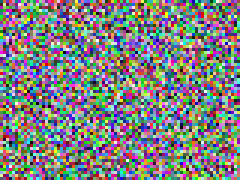
%> input picture 图片处理器.v2/FilterLab-Windows-MATLAB-20261119-191346/temp/startup-qa/sample (1).png, 80 x 60 px (shown 3 times larger)
$ octave --eval "result = fl_ext_document(imread('../../temp/startup-qa/sample (1).png'));"   (GNU Octave 9; MATLAB toolbox functions it lacks are replaced by stand-ins)
%> lines starting %> are read from the running program, lines starting %| are printed output that depends on the picture
### 图片处理器.v2.6/app/core/fl_ext_notch.m
function [b, info] = fl_ext_notch(frequency, order)
%FL_EXT_NOTCH Remez FIR notches; frequencies normalized to Nyquist (0..1).
if nargin < 2 || isempty(order), order = 96; end
validateattributes(frequency,{'numeric'},{'vector','nonempty','positive','finite','<',1});
validateattributes(order,{'numeric'},{'scalar','integer','>=',8,'<=',512});
order = 2*ceil(order/2); b = 1;
frequency = unique(frequency(:).');
for f = frequency
    center = f;
    halfwidth = min([.018, center/5, (1-center)/5]);
    transition = min([.038, center/4, (1-center)/4]);
    bands = [0 center-halfwidth-transition center-halfwidth ...
        center+halfwidth center+halfwidth+transition 1];
    section = sl_remez(order,bands,[1 1 0 0 1 1],[2 1 2]);
    section = section/sum(section);
    b = conv(b,section);
end
f = linspace(0,1,1025).';
H = sl_freqz(b,1,pi*f);
info = struct('Centers',frequency,'Order',numel(b)-1,'Frequency',f, ...
    'Response',abs(H),'ZeroPhaseResponse',abs(H).^2);
end

### 图片处理器.v2.3/app/core/sl_remez.m
function b = sl_remez(n, f, a, w)
%SL_REMEZ 等纹波（最小最大）FIR 低通/多带滤波器设计
%
%   b = sl_remez(n, f, a)     与 MATLAB 的 remez(n,f,a) 等价
%   b = sl_remez(n, f, a, w)  指定各频带权重
%
%   有 Signal Processing Toolbox 时直接调用 remez；
%   没有时用 **Lawson 迭代加权最小二乘**逼近最小最大解。
%
%   为什么不用手写交换算法：交换算法对上位极值点的选择极其敏感，
%   实现稍有偏差就会收敛到"看起来像"但不是等纹波的解，而且很难自证。
%   Lawson 算法（1970s）是求解 Chebyshev 逼近的经典方法，单调收敛、
%   代码短、且可以直接用「通带纹波 == 阻带峰值」自检。
%
%   原理：
%     1) 在通带/阻带上布稠密网格
%     2) 反复求解加权最小二乘  min Σ u_i (P(w_i) - D_i)^2 ，P 为 cos 多项式
%     3) 按 u_i <- u_i * |E_i| 更新权重（E 为加权误差），再归一化
%     4) 收敛后 u 的分布把误差"摊平"，极限即最小最大解
%
%   自检：权重全为 1 时，通带内 max|1-|H|| 与阻带内 max|H| 必然相等。

    if exist('remez', 'file') == 2
        if nargin < 4 || isempty(w)
            b = remez(n, f, a);
        else
            b = remez(n, f, a, w);
        end
        return;
    end

    if mod(n, 2) ~= 0
        error('sl_remez:自实现版本仅支持偶数阶（第一类线性相位）');
    end

    f = f(:).';  a = a(:).';
    if mod(numel(f), 2) ~= 0
        error('sl_remez:频带边界 f 的个数必须为偶数');
    end
    nb = numel(f) / 2;
    if nargin < 4 || isempty(w)
        w = ones(1, nb);
    end
    w = w(:).';
    if numel(w) ~= nb
        error('sl_remez:权重个数应与频带数一致');
    end

    M = n / 2;                 % cos 多项式次数

    % ---------- 1) 频带网格 ----------
    NG = 1024;
    wg = [];  Dg = [];  Wg = [];
    for kb = 1:nb
        lo = f(2*kb-1);  hi = f(2*kb);
        if hi <= lo
            continue;
        end
        a1 = a(2*kb-1);  a2 = a(2*kb);
        if abs(a1 - a2) > 1e-12
            error('sl_remez:自实现版本要求同一频带内期望幅度恒定');
        end
        x  = linspace(lo, hi, NG).';
        wg = [wg; x];
        Dg = [Dg; repmat(a1, NG, 1)];
        Wg = [Wg; repmat(w(kb), NG, 1)];
    end
    wg = pi * wg;
    Dg = Dg(:);  Wg = Wg(:);
    ng = numel(wg);
    if ng < 3
        error('sl_remez:有效频带太少，无法设计');
    end

    % ---------- 2) cos 基矩阵 ----------
    A = ones(ng, M + 1);
    for kk = 1:M
        A(:, kk+1) = cos(kk * wg);
    end

    % ---------- 3) Lawson 迭代 ----------
    u = ones(ng, 1);                    % 最小二乘权重
    for it = 1:80
        c = (A.' * (u .* A)) \ (A.' * (u .* Dg));
        E = Wg .* (A * c - Dg);
        u = u .* (abs(E) + 1e-10);
        u = u / sum(u) * ng;            % 归一化，防止尺度漂移
    end

    % ---------- 4) 由 cos 系数还原偶对称冲激响应 ----------
    h = zeros(1, n + 1);
    h(M+1) = c(1);
    for kk = 1:M
        h(M+1-kk) = c(kk+1) / 2;
        h(M+1+kk) = c(kk+1) / 2;
    end
    b = h;
end

### 图片处理器.v1/app/core/sl_freqz.m
function H = sl_freqz(b, a, w)
%SL_FREQZ 数字滤波器的频率响应 H(e^{jw})
%   有 Signal Processing Toolbox 时调用 freqz，否则直接按定义计算：
%   H(e^{jw}) = B(e^{-jw}) / A(e^{-jw})

    if exist('freqz', 'file') == 2
        H = freqz(b, a, w);
        return;
    end
    w = w(:);
    z = exp(-1i * w);
    H = polyval(b, z) ./ polyval(a, z);
end

### 图片处理器.v2/FilterLab-Windows-MATLAB-20261119-191346/app/core/fl_ext_document (1).m
function M = fl_ext_document(img, meta, opts)
%FL_EXT_DOCUMENT Column-only periodic-line rejection and shading correction.
% opts.LinePeriod: pixels; opts.Order: even FIR section order; Cutoff: Nyquist.
if nargin < 2 || isempty(meta), meta=struct; end
if nargin < 3 || isempty(opts), opts=struct; end
img=double(img); validateattributes(img,{'numeric'},{'nonempty','finite','real'});
[nr,nc,nch]=size(img); gray=mean(img,3);
%> after `[nr,nc,nch]=size(img)`: nr = 60; nc = 80; nch = 3
%> after `gray=mean(img,3)`:
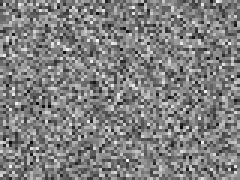
%> gray: size 60x80 double (shown 3 times larger); min 7, max 247.7, mean 128
[detPeriod,profileSpectrum,spectrumFrequency]=detect_period(gray);
period=option(opts,'LinePeriod',detPeriod);
validateattributes(period,{'numeric'},{'scalar','finite','>',2});
order=option(opts,'Order',48); cutoff=option(opts,'Cutoff',.03);
validateattributes(cutoff,{'numeric'},{'scalar','finite','>=',.02,'<=',.04});
frequencies=2/period;
if 4/period<.90, frequencies=[frequencies 4/period]; end
[b,notch]=fl_ext_notch(frequencies,order);
% Only vertical columns are filtered: horizontal transfer function is unity.
pad=3*(numel(b)-1); iy=reflect((1-pad):(nr+pad),nr);
causal=zeros(size(img)); causalIIR=causal; zero=causal; background=causal; normalized=causal;
[bl,al]=sl_butter(2,cutoff);
% [94 lines not run here, left out]
function amplitudes=line_amplitudes(gray,frequencies)
n=size(gray,1); t=(0:n-1).'; trace=mean(gray,2); D=[ones(n,1) t/n (t/n).^2];
for f=frequencies, D=[D cos(pi*f*t) sin(pi*f*t)]; end %#ok<AGROW>
fit=D\trace; amplitudes=hypot(fit(4:2:end),fit(5:2:end));
end

function [period,power,f]=detect_period(gray)
n=size(gray,1); sorted=sort(gray,2); trace=sorted(:,max(1,round(.75*size(gray,2)))); t=linspace(-1,1,n).'; D=[ones(n,1) t t.^2];
%> after `n=size(gray,1)`: n = 60
%> after `sorted=sort(gray,2)`:
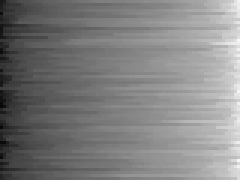
%> sorted: size 60x80 double (shown 3 times larger); min 7, max 247.7, mean 128; mean of the top-left, top-right, bottom-left and bottom-right quarters 94.9, 161.8, 93.5, 161.9
%> after `trace=sorted(:,max(1,round(.75*size(gray,2))))`: trace = 60 values, max 171.7 at index 41, min 141 at index 60, mean 156.4
%> after `t=linspace(-1,1,n).'`: t = 60 values from -1 to 1
trace=trace-D*(D\trace); win=.5-.5*cos(2*pi*(0:n-1)'/max(1,n-1));
%> after `trace=trace-D*(D\trace)`: trace = 60 values, max 13.83 at index 41, min -12.21 at index 60, mean -6.16e-15
power=abs(fft(trace.*win)).^2; f=(0:n-1)'/n;
%> after `power=abs(fft(trace.*win)).^2`: power = 60 values, max 2105.5 at index 7, min 6.62 at index 14, mean 737.4
%> after `f=(0:n-1)'/n`: f = 60 values from 0 to 0.983
valid=find(f>=max(3/n,.04) & f<=.40);
%> valid = 22 values from 4 to 25
[~,k]=max(power(valid)); k=valid(k); f0=f(k);
%> after `[~,k]=max(power(valid))`: k = 4
%> after `k=valid(k)`: k = 7
%> after `f0=f(k)`: f0 = 0.1
% A non-sinusoidal rule can have a stronger second harmonic.
half=round((k-1)/2)+1;
%> half = 4
if half>=2 && abs(f(half)*2-f0)<2/n && power(half)>.35*power(k), k=half; end
d=0;
if k>1 && k<n
    v=log(power(k-1:k+1)+eps); d=.5*(v(1)-v(3))/(v(1)-2*v(2)+v(3));
%> after `v=log(power(k-1:k+1)+eps)`: v = [6.68; 7.65; 6.68]
%> after `d=.5*(v(1)-v(3))/(v(1)-2*v(2)+v(3))`: d = -0.00033
    if ~isfinite(d), d=0; end; d=max(-.5,min(.5,d));
end
period=1/((k-1+d)/n); keep=1:(floor(n/2)+1); power=power(keep); f=2*f(keep);
%> after `period=1/((k-1+d)/n)`: period = 10
%> after `keep=1:(floor(n/2)+1)`: keep = 31 values from 1 to 31
%> after `power=power(keep)`: power = 31 values, max 2105.5 at index 7, min 6.62 at index 14, mean 717.5
%> in fl_ext_document, `[detPeriod,profileSpectrum,spectrumFrequency]=detect_period(gray);`: detPeriod = 10; profileSpectrum has the same summary as power in detect_period; spectrumFrequency = 31 values from 0 to 1
%> in option, `v=d`: v = 10
%> in fl_ext_document, `frequencies=2/period;`: frequencies = 0.2
%> in fl_ext_document, `frequencies=[frequencies 4/period]`: frequencies = [0.2 0.4]
%> the loop in fl_ext_notch, `for f = frequency` made 2 passes
%> (center, halfwidth, transition, bands, a in sl_remez, nb in sl_remez, w in sl_remez, M in sl_remez) on passes 1 to 2: (0.2, 0.018, 0.038, [0 0.144 0.182 0.218 0.256 1], [1 1 0 0 1 1], 3, [2 1 2], 24), (0.4, 0.018, 0.038, [0 0.344 0.382 0.418 0.456 1], [1 1 0 0 1 1], 3, [2 1 2], 24)
%> after the loop in fl_ext_notch, `for f = frequency`: b = 97 values, max 0.954 at index 49, min -0.118 at index 39, mean 0.0103
%> in fl_ext_notch, `info = struct('Centers',frequency,'Order',numel(b)-1,'Frequency',f, 'R..`: info = {Centers [0.2 0.4], Order 96}
end
function idx=reflect(k,n)
%> called with n = 60
if n==1, idx=ones(size(k)); else, t=mod(k-1,2*(n-1)); idx=1+min(t,2*(n-1)-t); end
end
function m=mask(meta,name,sz)
m=[]; if isfield(meta,name) && isequal(size(meta.(name)),sz), m=logical(meta.(name)); end
end
function v=option(s,n,d)
v=d; if isfield(s,n) && ~isempty(s.(n)), v=s.(n); end
end
function p=panel(k,t,d)
p=struct('Kind',k,'Title',t,'Data',d,'X',[],'Labels',{{}});
end
function p=linepanel(t,d,x,l)
p=struct('Kind','line','Title',t,'Data',d,'X',x,'Labels',{l});
end
%> the run ends on the next line
